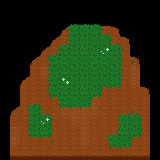

This game map was drawn from its Tiled (.tmx) file and the tilesets committed beside it. A one-line description and the full map source follow:
An orthogonal 16x16 tile map with 10x10 px tiles, 7 tile layers (grass and dirt, grass border U, grass border R, grass border D, ...).

<map version="1.10" tiledversion="1.10.1" orientation="orthogonal" renderorder="right-down" width="16" height="16" tilewidth="10" tileheight="10" infinite="0" nextlayerid="8" nextobjectid="1">
 <tileset firstgid="1" source="../../Tiles/thicket tiles.tsx" />
 <layer id="1" name="grass and dirt" width="16" height="16">
  <data encoding="csv">
0,0,0,0,0,0,0,0,0,0,0,0,0,0,0,0,
0,0,0,0,0,0,0,0,0,0,0,0,0,0,0,0,
0,0,0,0,0,0,0,0,0,0,0,0,0,0,0,0,
0,0,0,0,0,0,19,2,2,2,1,18,0,0,0,0,
0,0,0,0,0,19,1,2,2,2,2,1,18,0,0,0,
0,0,0,0,19,1,2,2,2,2,2,2,1,0,0,0,
0,0,0,19,1,2,2,2,2,2,2,2,1,18,0,0,
0,0,0,1,15,2,2,2,2,2,2,2,1,15,0,0,
0,0,19,1,1,2,2,2,2,2,2,2,1,15,0,0,
0,0,1,1,1,2,2,2,2,2,1,1,1,1,18,0,
0,0,1,1,1,1,2,2,2,15,1,1,1,1,1,0,
0,19,1,2,1,1,15,15,15,15,1,1,1,1,1,0,
0,1,1,2,2,1,1,15,15,1,1,1,2,2,1,0,
0,15,1,2,2,1,1,1,15,1,1,1,2,2,1,0,
0,15,1,1,1,1,1,1,15,1,1,2,2,1,1,0,
0,1,1,1,1,1,1,1,1,1,1,1,1,1,1,0
</data>
 </layer>
 <layer id="2" name="grass border U" width="16" height="16">
  <data encoding="csv">
0,0,0,0,0,0,0,0,0,0,0,0,0,0,0,0,
0,0,0,0,0,0,0,0,0,0,0,0,0,0,0,0,
0,0,0,0,0,0,0,8,8,8,0,0,0,0,0,0,
0,0,0,0,0,0,0,0,0,0,8,0,0,0,0,0,
0,0,0,0,0,0,8,0,0,0,0,8,0,0,0,0,
0,0,0,0,0,8,0,0,0,0,0,0,0,0,0,0,
0,0,0,0,0,0,0,0,0,0,0,0,0,0,0,0,
0,0,0,0,0,0,0,0,0,0,0,0,0,0,0,0,
0,0,0,0,0,0,0,0,0,0,0,0,0,0,0,0,
0,0,0,0,0,0,0,0,0,0,0,0,0,0,0,0,
0,0,0,8,0,0,0,0,0,0,0,0,0,0,0,0,
0,0,0,0,8,0,0,0,0,0,0,0,8,8,0,0,
0,0,0,0,0,0,0,0,0,0,0,0,0,0,0,0,
0,0,0,0,0,0,0,0,0,0,0,8,0,0,0,0,
0,0,0,0,0,0,0,0,0,0,0,0,0,0,0,0,
0,0,0,0,0,0,0,0,0,0,0,0,0,0,0,0
</data>
 </layer>
 <layer id="3" name="grass border R" width="16" height="16">
  <data encoding="csv">
0,0,0,0,0,0,0,0,0,0,0,0,0,0,0,0,
0,0,0,0,0,0,0,0,0,0,0,0,0,0,0,0,
0,0,0,0,0,0,0,0,0,0,0,0,0,0,0,0,
0,0,0,0,0,0,0,0,0,0,9,0,0,0,0,0,
0,0,0,0,0,0,0,0,0,0,0,9,0,0,0,0,
0,0,0,0,0,0,0,0,0,0,0,0,9,0,0,0,
0,0,0,0,0,0,0,0,0,0,0,0,9,0,0,0,
0,0,0,0,0,0,0,0,0,0,0,0,9,0,0,0,
0,0,0,0,0,0,0,0,0,0,0,0,9,0,0,0,
0,0,0,0,0,0,0,0,0,0,9,0,0,0,0,0,
0,0,0,0,0,0,0,0,0,9,0,0,0,0,0,0,
0,0,0,0,9,0,0,0,0,0,0,0,0,0,0,0,
0,0,0,0,0,9,0,0,0,0,0,0,0,0,9,0,
0,0,0,0,0,9,0,0,0,0,0,0,0,0,9,0,
0,0,0,0,0,0,0,0,0,0,0,0,0,9,0,0,
0,0,0,0,0,0,0,0,0,0,0,0,0,0,0,0
</data>
 </layer>
 <layer id="4" name="grass border D" width="16" height="16">
  <data encoding="csv">
0,0,0,0,0,0,0,0,0,0,0,0,0,0,0,0,
0,0,0,0,0,0,0,0,0,0,0,0,0,0,0,0,
0,0,0,0,0,0,0,0,0,0,0,0,0,0,0,0,
0,0,0,0,0,0,0,0,0,0,0,0,0,0,0,0,
0,0,0,0,0,0,0,0,0,0,0,0,0,0,0,0,
0,0,0,0,0,0,0,0,0,0,0,0,0,0,0,0,
0,0,0,0,0,0,0,0,0,0,0,0,0,0,0,0,
0,0,0,0,0,0,0,0,0,0,0,0,0,0,0,0,
0,0,0,0,0,0,0,0,0,0,0,0,0,0,0,0,
0,0,0,0,0,0,0,0,0,0,11,11,0,0,0,0,
0,0,0,0,0,11,0,0,0,11,0,0,0,0,0,0,
0,0,0,0,0,0,11,11,11,0,0,0,0,0,0,0,
0,0,0,0,0,0,0,0,0,0,0,0,0,0,0,0,
0,0,0,0,0,0,0,0,0,0,0,0,0,0,0,0,
0,0,0,11,11,0,0,0,0,0,0,0,0,11,0,0,
0,0,0,0,0,0,0,0,0,0,0,11,11,0,0,0
</data>
 </layer>
 <layer id="5" name="grass border L" width="16" height="16">
  <data encoding="csv">
0,0,0,0,0,0,0,0,0,0,0,0,0,0,0,0,
0,0,0,0,0,0,0,0,0,0,0,0,0,0,0,0,
0,0,0,0,0,0,0,0,0,0,0,0,0,0,0,0,
0,0,0,0,0,0,10,0,0,0,0,0,0,0,0,0,
0,0,0,0,0,0,10,0,0,0,0,0,0,0,0,0,
0,0,0,0,0,10,0,0,0,0,0,0,0,0,0,0,
0,0,0,0,10,0,0,0,0,0,0,0,0,0,0,0,
0,0,0,0,10,0,0,0,0,0,0,0,0,0,0,0,
0,0,0,0,10,0,0,0,0,0,0,0,0,0,0,0,
0,0,0,0,10,0,0,0,0,0,0,0,0,0,0,0,
0,0,0,0,0,10,0,0,0,0,0,0,0,0,0,0,
0,0,10,0,0,0,0,0,0,0,0,0,0,0,0,0,
0,0,10,0,0,0,0,0,0,0,0,10,0,0,0,0,
0,0,10,0,0,0,0,0,0,0,0,10,0,0,0,0,
0,0,0,0,0,0,0,0,0,0,10,0,0,0,0,0,
0,0,0,0,0,0,0,0,0,0,0,0,0,0,0,0
</data>
 </layer>
 <layer id="6" name="decor" width="16" height="16">
  <data encoding="csv">
0,0,0,0,0,0,0,0,0,0,0,0,0,0,0,0,
0,0,0,0,0,0,0,0,0,0,0,0,0,0,0,0,
0,0,0,0,0,0,0,0,0,0,0,0,0,0,0,0,
0,0,0,0,0,0,0,0,0,0,0,0,0,0,0,0,
0,0,0,0,0,0,0,0,0,0,0,0,0,0,0,0,
0,0,0,0,0,0,0,0,0,0,14,0,0,0,0,0,
0,0,0,0,0,0,0,0,0,0,0,0,0,13,0,0,
0,0,0,0,0,0,0,0,0,0,0,0,0,0,0,0,
0,0,0,0,0,0,12,0,0,0,0,0,0,0,0,0,
0,0,0,0,0,0,0,0,0,0,0,0,0,0,0,0,
0,0,0,0,0,0,0,0,0,0,0,0,0,0,0,0,
0,0,0,0,0,0,0,0,0,0,0,0,0,13,0,0,
0,0,0,0,14,0,0,0,0,0,0,0,0,0,0,0,
0,0,0,0,0,0,0,0,0,0,0,0,0,0,0,0,
0,0,0,0,0,13,0,0,0,0,0,0,0,0,0,0,
0,0,0,0,0,0,0,0,0,0,0,0,0,0,0,0
</data>
 </layer>
 <layer id="7" name="collision" width="16" height="16">
  <data encoding="csv">
37,37,37,37,37,37,37,37,37,37,37,37,37,37,37,37,
37,37,37,37,37,37,37,37,37,37,37,37,37,37,37,37,
37,37,37,37,37,37,37,37,37,37,37,37,37,37,37,37,
37,37,37,37,37,37,0,0,0,0,0,0,37,37,37,37,
37,37,37,37,37,0,0,0,0,0,0,0,0,37,37,37,
37,37,37,37,0,0,0,0,0,0,0,0,0,37,37,37,
37,37,37,0,0,0,0,0,0,0,0,0,0,0,37,37,
37,37,37,0,0,0,0,0,0,0,0,0,0,0,37,37,
37,37,0,0,0,0,0,0,0,0,0,0,0,0,37,37,
37,37,0,0,0,0,0,0,0,0,0,0,0,0,0,37,
37,37,0,0,0,0,0,0,0,0,0,0,0,0,0,37,
37,0,0,0,0,0,0,0,0,0,0,0,0,0,0,37,
37,0,0,0,0,0,0,0,0,0,0,0,0,0,0,37,
37,0,0,0,0,0,0,0,0,0,0,0,0,0,0,37,
37,0,0,0,0,0,0,0,0,0,0,0,0,0,0,37,
37,0,0,0,0,0,0,0,0,0,0,0,0,0,0,37
</data>
 </layer>
</map>
